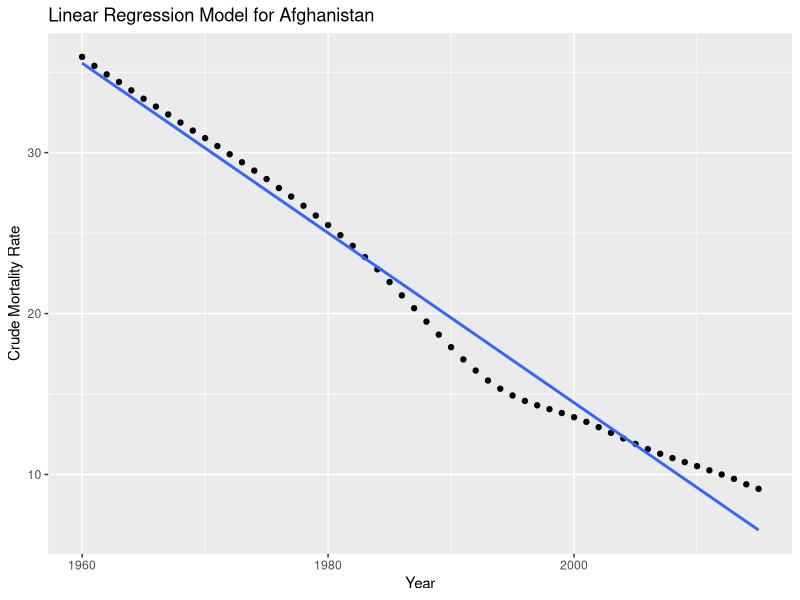
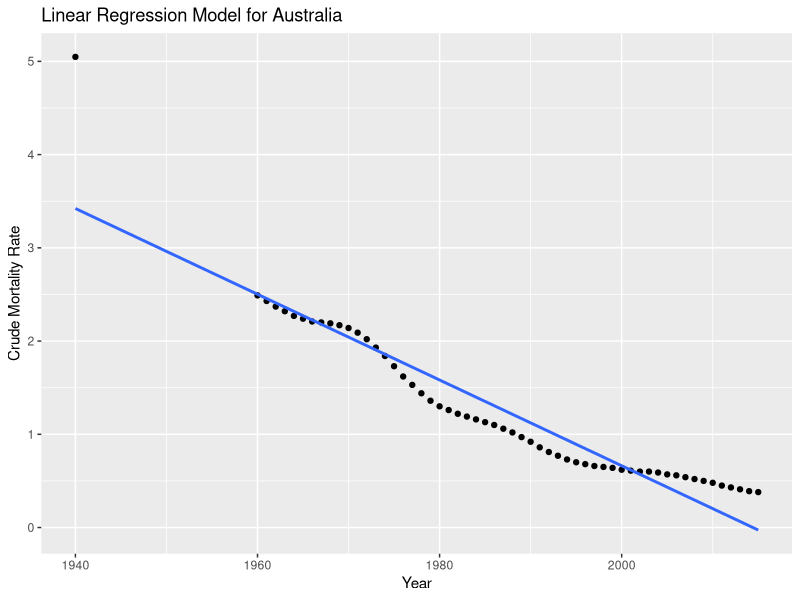
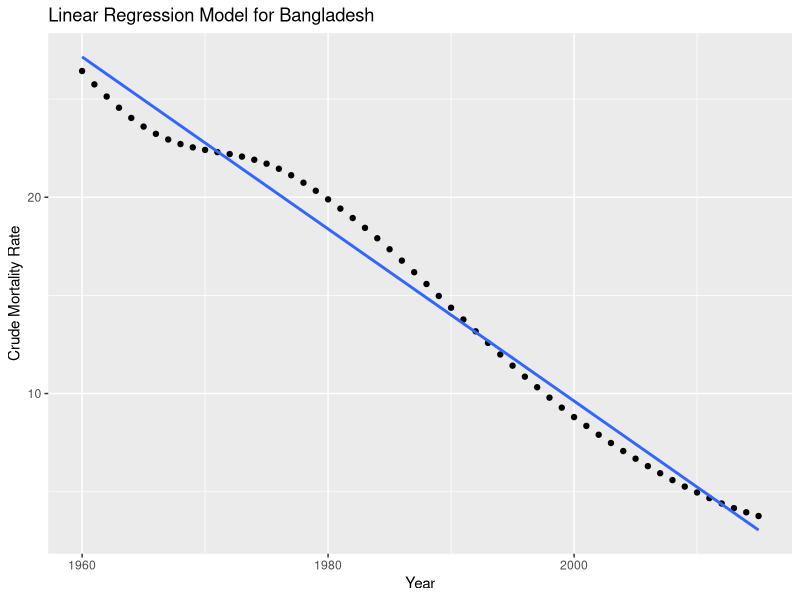
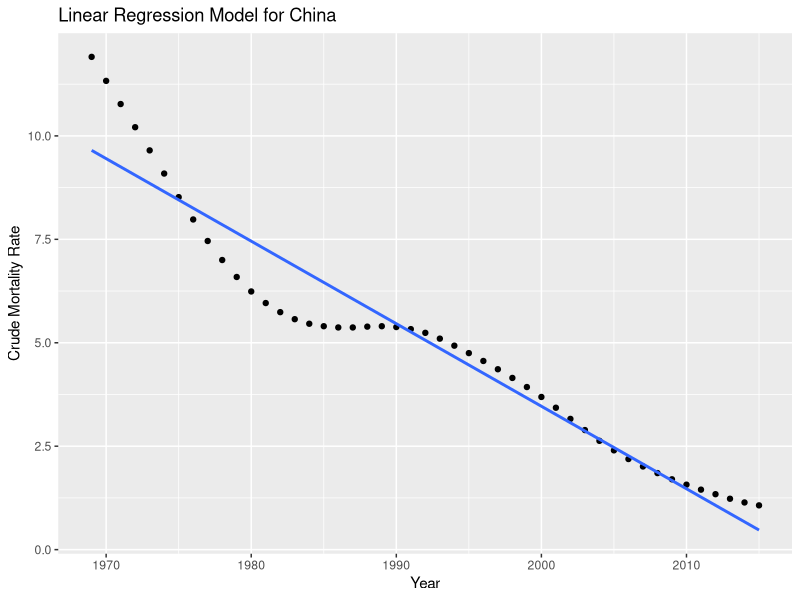
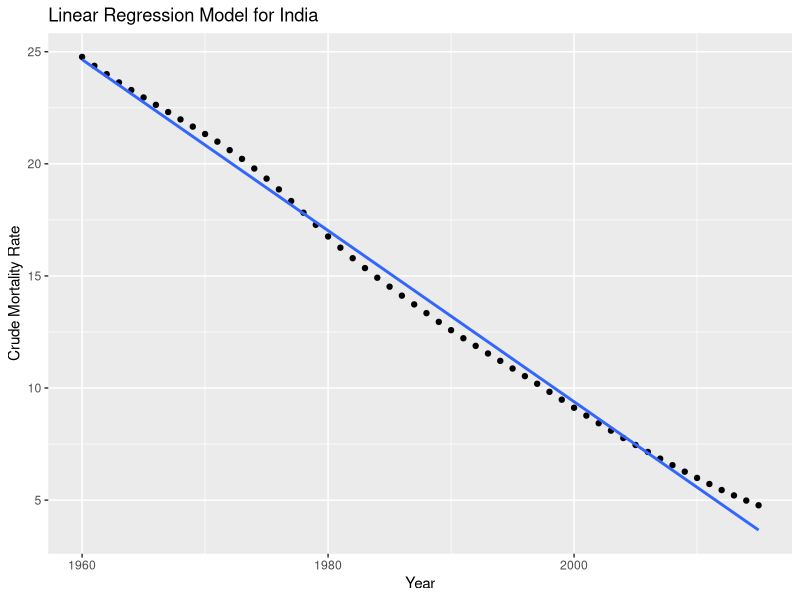
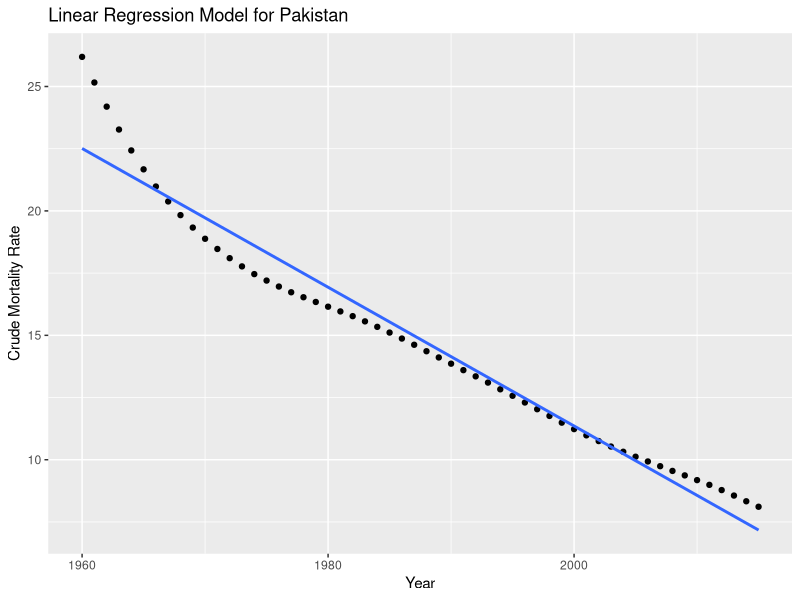
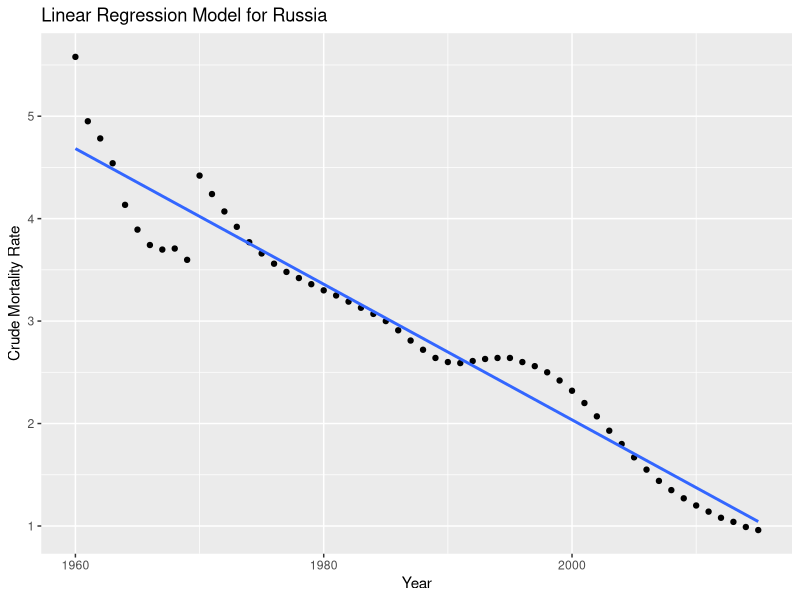
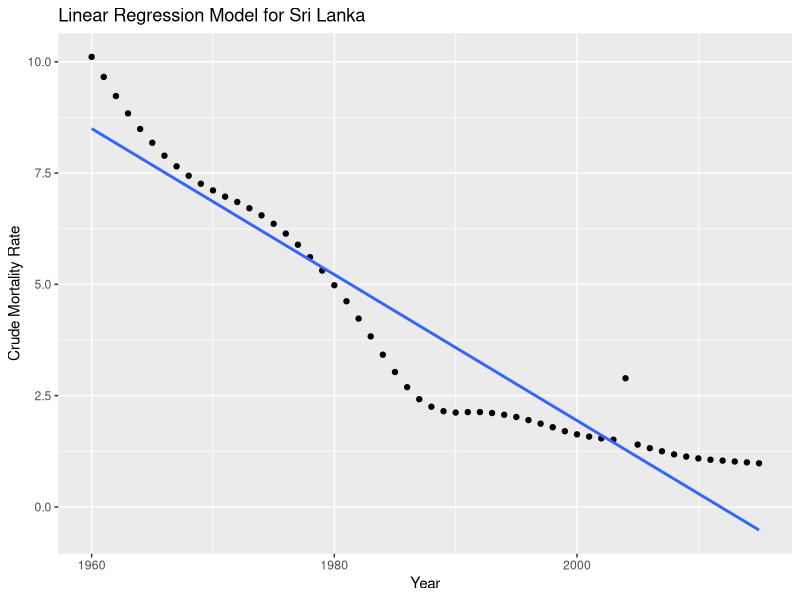

R code for these plots, in order:
# Load necessary packages
library(dplyr)
library(ggplot2)

# Assuming your dataset is stored in a CSV file named 'your_data.csv'
your_data <- read.csv("data/result_others/combined_data1 - Copy.csv")

# Plot linear regression models for each country
plots <- your_data %>%
  group_by(country) %>%
  do(plot_data = ggplot(., aes(x = Year, y = cmr)) +
       geom_point() +
       geom_smooth(method = "lm", se = FALSE) +
       labs(title = paste("Linear Regression Model for", unique(.$country)),
            x = "Year", y = "Crude Mortality Rate"))

# Save the plots
for (i in seq_along(plots$plot_data)) {
  ggsave(paste0("linear_regression_plot_", i, ".png"), plots$plot_data[[i]])
}

# Function to calculate performance metrics
calculate_metrics <- function(model, data) {
  predictions <- predict(model, data)
  metrics <- data.frame(
    RMSE = sqrt(mean((data$cmr - predictions)^2)),
    R2 = cor(predictions, data$cmr)^2
  )
  return(metrics)
}

# Calculate metrics for each country
metrics_list <- your_data %>%
  group_by(country) %>%
  do(metrics = calculate_metrics(lm(cmr ~ Year + dying, data = .), .))

# Print metrics
print(metrics_list$metrics)

# Save the metrics to a CSV file
write.csv(metrics_list$metrics, "performance_metrics.csv", row.names = FALSE)

